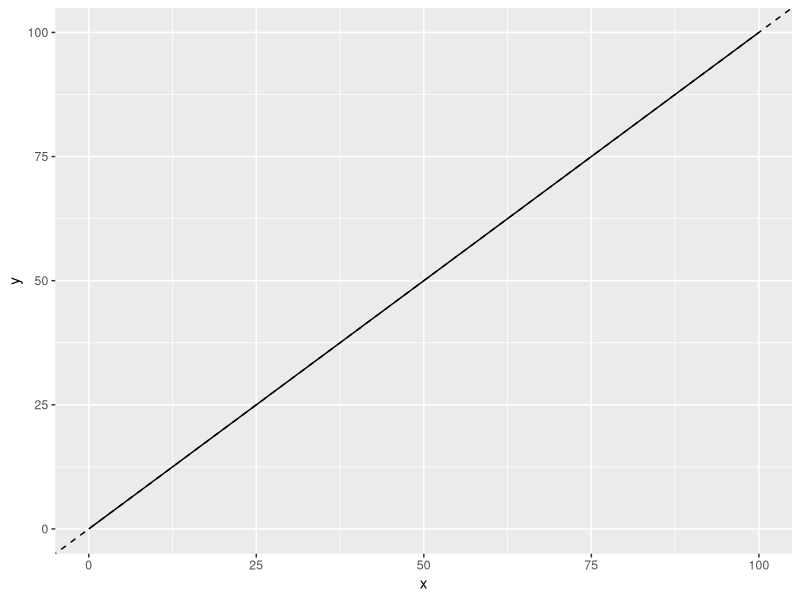
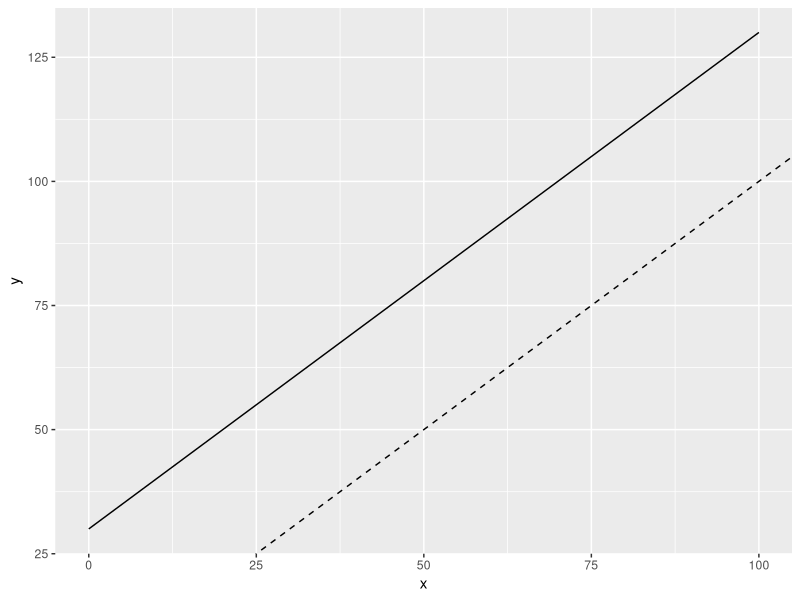
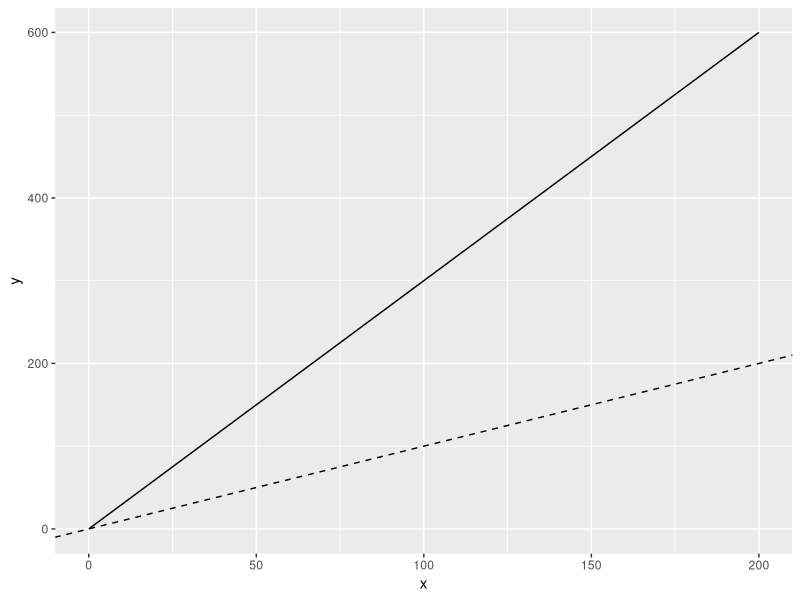
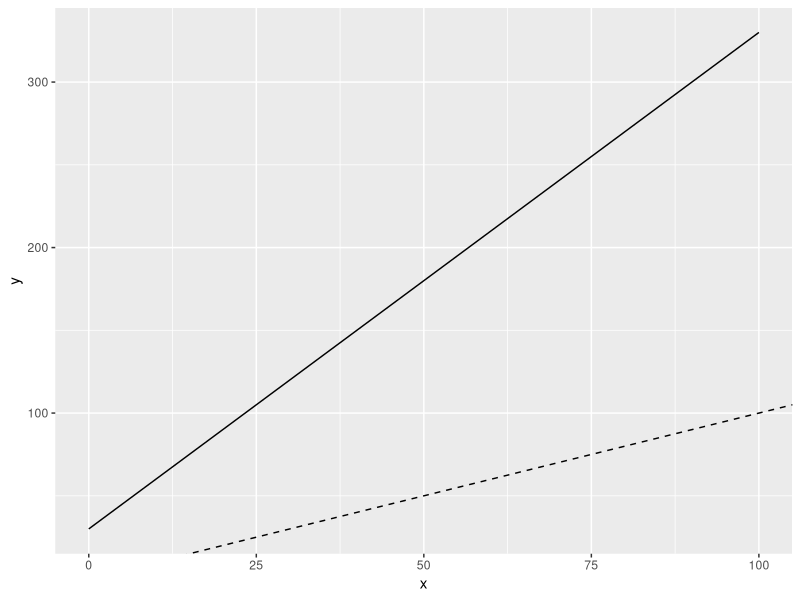
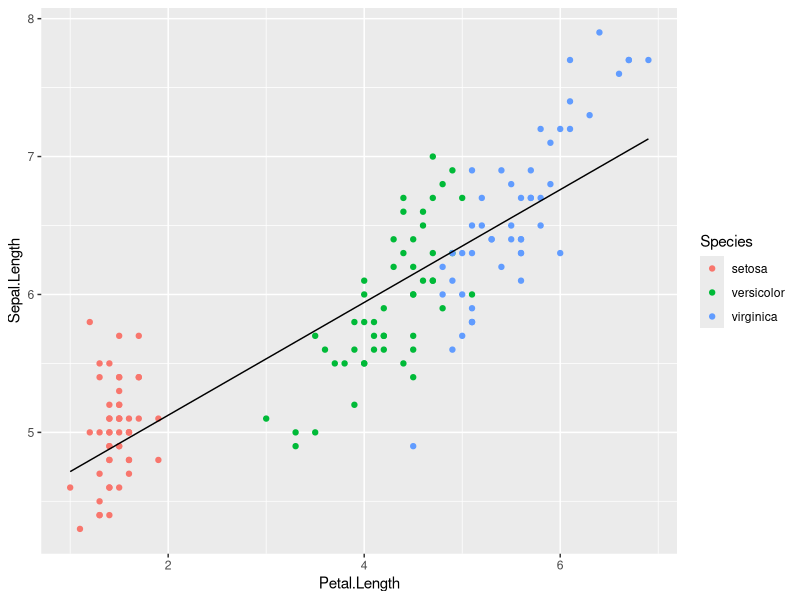
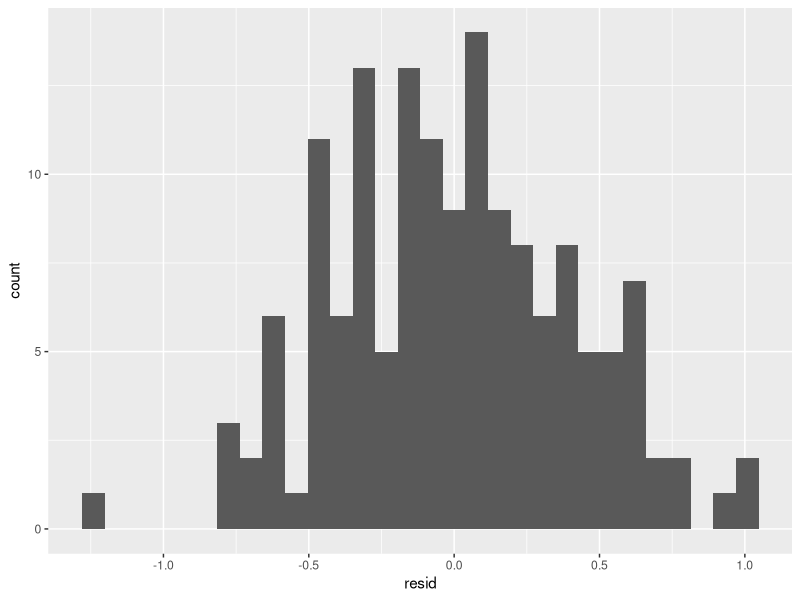

These figures' R source, in order:
## ---- chunk 1
knitr::opts_chunk$set(echo = TRUE)
## ---- chunk 2
library(tidyverse)
library(broom)
library(modelr)
## ---- chunk 3
x <- 0:100
y <- x
## ---- chunk 4
p <- tibble(x, y) %>% 
  ggplot() +
  geom_line(aes(x, y)) +
  geom_abline(linetype = "dashed")
p
## ---- chunk 5
x <- 0:100 
a <- 30
y <- a + x
## ---- chunk 6
tibble(x, y) %>% 
  ggplot() +
  geom_line(aes(x, y)) +
  geom_abline(linetype = "dashed")
## ---- chunk 7
x <- 0:200
b <- 3
y <- b * x
## ---- chunk 8
tibble(x, y) %>% 
  ggplot() +
  geom_line(aes(x, y)) +
  geom_abline(linetype = "dashed")
## ---- chunk 9
a <- 30
b <- 3
x <-  0:100 
y <-  a + b * x
## ---- chunk 10
tibble(x, y) %>% 
  ggplot() +
  geom_line(aes(x, y)) +
  geom_abline(linetype = "dashed")
## ---- chunk 11
model <- lm(Sepal.Length ~ Petal.Length, data = iris)
summary(model)
## ---- chunk 12
augment(model, iris) %>% 
  ggplot(aes(Petal.Length, Sepal.Length)) +
  geom_point(aes(color = Species)) +
  geom_line(aes(y = .fitted))
## ---- chunk 13
library(modelr)
add_predictions(iris, model)
## ---- chunk 14
coef(model)
## ---- chunk 15
a <- coef(model)[1] # Intercept
b <- coef(model)[2] # slope
petal_length <- iris$Petal.Length
sepal_length <-  a + b * petal_length
## ---- chunk 16
(sepal_length - iris$Sepal.Length) %>%
  (function(x) x^2) %>% 
  sum() %>% 
  (function(x) x / length(sepal_length)) %>% 
  sqrt()
## ---- chunk 17
rmse(model, iris)
## ---- chunk 18
resid(model)
## ---- chunk 19
iris %>% add_residuals(model)
## ---- chunk 20
iris %>% 
  add_residuals(model) %>% 
  ggplot() +
  geom_histogram(aes(resid), bins = 30)
